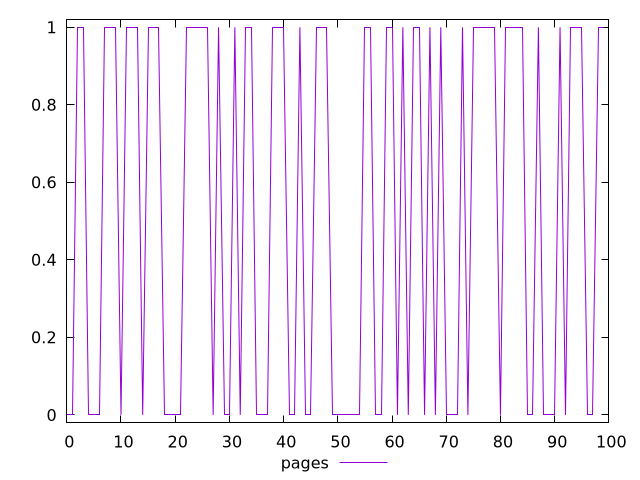

This figure's gnuplot source:
$_pages <<EOF
0
0
1
1
0
0
0
1
1
1
0
1
1
1
0
1
1
1
0
0
0
0
1
1
1
1
1
0
1
0
0
1
0
1
1
0
0
0
1
1
1
0
0
1
0
0
1
1
1
0
0
0
0
0
0
1
1
0
0
1
1
0
1
0
1
1
0
1
0
1
0
0
0
1
0
1
1
1
1
1
0
1
1
1
1
0
0
1
0
0
0
1
0
1
1
1
0
0
1
1
EOF
set key outside below
set terminal pngcairo
set output "report_00005_2020-11-02T22-26-11.212Z/third-party-summary/pages//score.png"
set yrange [-0.02:1.02]
plot $_pages title "pages" with line ,
